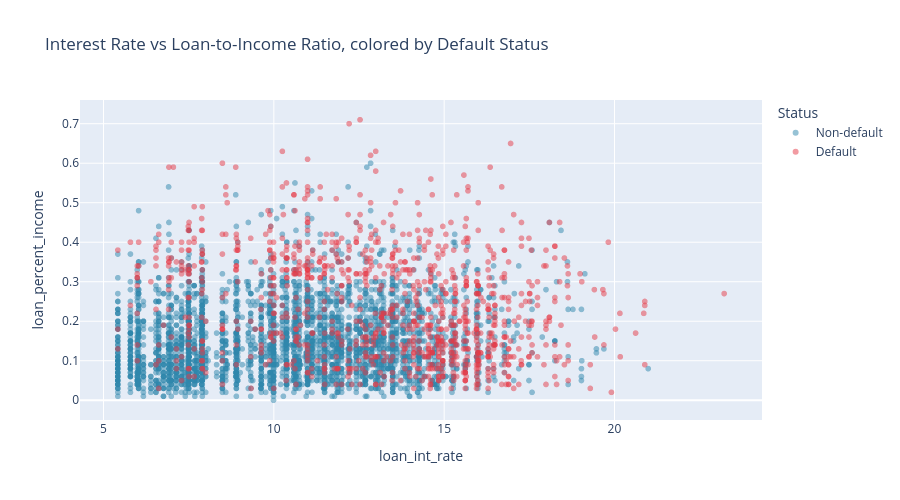

Write notebook code for a chart like this one.
### Code cell
# -----------------------------------------------------------------------
# Multivariate: loan_percent_income vs loan_int_rate, colored by default
# -----------------------------------------------------------------------
sample = df_raw.sample(min(5000, len(df_raw)), random_state=RANDOM_STATE)
fig = px.scatter(
    sample, x='loan_int_rate', y='loan_percent_income',
    color=sample['loan_status'].map({0: 'Non-default', 1: 'Default'}),
    opacity=0.5, color_discrete_map={'Non-default': '#2E86AB', 'Default': '#E63946'},
    title="Interest Rate vs Loan-to-Income Ratio, colored by Default Status",
    labels={'color': 'Status'}
)
fig.update_layout(height=500)
fig.show()

### Figure 1 — Plotly figure (JSON) as saved in the notebook; plotly's stock layout.template omitted (floating-point values rounded to 4 significant figures; data arrays with more than 128 entries replaced by an {"elided": "..."} marker saying what was removed)
{"data": [{"hovertemplate": "Status=Non-default<br>loan_int_rate=%{x}<br>loan_percent_income=%{y}<extra></extra>", "legendgroup": "Non-default", "marker": {"color": "#2E86AB", "opacity": 0.5, "symbol": "circle"}, "mode": "markers", "name": "Non-default", "showlegend": true, "type": "scattergl", "x": {"elided": "3874 float values"}, "xaxis": "x", "y": {"elided": "3874 float values"}, "yaxis": "y"}, {"hovertemplate": "Status=Default<br>loan_int_rate=%{x}<br>loan_percent_income=%{y}<extra></extra>", "legendgroup": "Default", "marker": {"color": "#E63946", "opacity": 0.5, "symbol": "circle"}, "mode": "markers", "name": "Default", "showlegend": true, "type": "scattergl", "x": {"elided": "1126 float values"}, "xaxis": "x", "y": {"elided": "1126 float values"}, "yaxis": "y"}], "layout": {"height": 500, "legend": {"title": {"text": "Status"}, "tracegroupgap": 0}, "title": {"text": "Interest Rate vs Loan-to-Income Ratio, colored by Default Status"}, "xaxis": {"anchor": "y", "domain": [0, 1], "title": {"text": "loan_int_rate"}}, "yaxis": {"anchor": "x", "domain": [0, 1], "title": {"text": "loan_percent_income"}}}}
